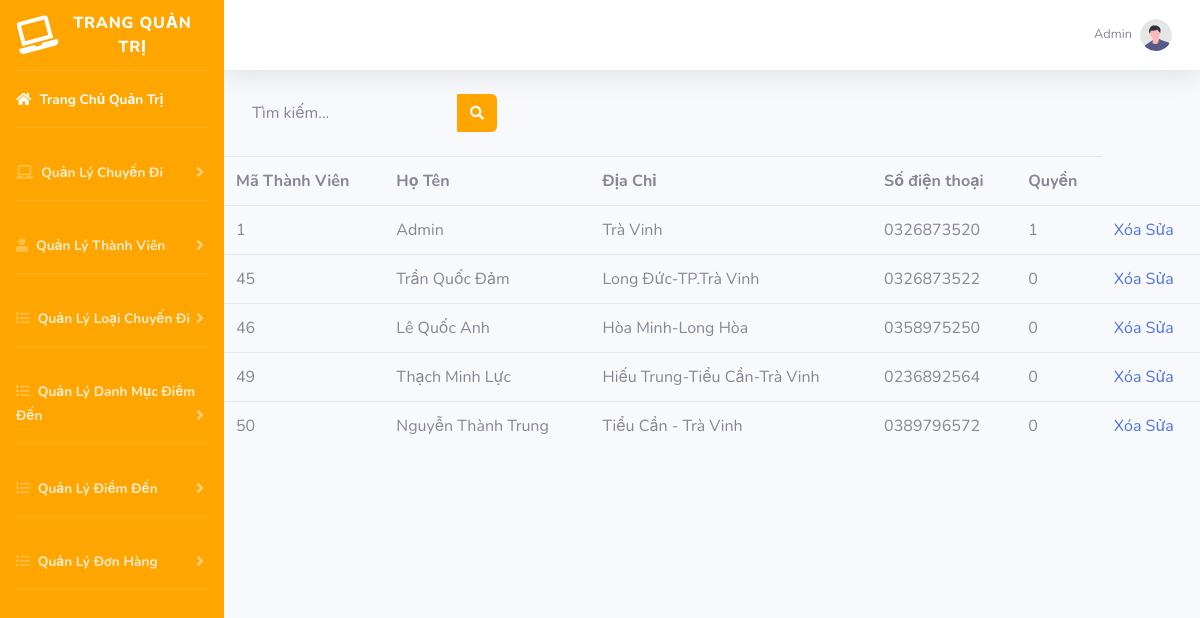
Page /admin/danhsachthanhvien.php (signed in) on the committed database.
### tables this page shows
CREATE TABLE `nguoidung` (
  `mand` int(10) NOT NULL,
  `username` varchar(50) NOT NULL,
  `password` varchar(30) NOT NULL,
  `name` varchar(80) NOT NULL,
  `diachi` varchar(250) NOT NULL,
  `phone` char(10) NOT NULL,
  `quyen` int(1) NOT NULL
);

### admin/danhsachthanhvien.php (the view, shortened to what this page needs)
<?php include_once 'inc/header.php'?>
<body id="pa">
    <div id="wrapper">
        <?php include_once 'inc/sidebar.php' ?>
                 <form
            class="d-none d-sm-inline-block form-inline mr-auto ml-md-3 my-2 my-md-0 mw-100 navbar-search" action="timkiemthanhvien.php" method="POST">
                <div class="input-group">
                    <input type="text" class="form-control bg-light border-0 small" name="noidung" placeholder="Tìm kiếm..."
                         aria-label="Search" aria-describedby="basic-addon2">
                     <div class="input-group-append">
                             <button class="btn btn-primary" type="submit" name="timkiemthanhvien" value="Tìm kiếm">
                                    <i class="fas fa-search fa-sm"></i>
                                </button>
                            </div>
                        </div>
                    </form>
            <br> <br>
                 <table  class="table table-hover">
                    <tr >
                        <th> Mã Thành Viên  </th>
                        <th> Họ Tên  </th>
                        <th> Địa Chỉ  </th>
                        <th> Số điện thoại  </th>
                        <th> Quyền </th>
                    </tr>
                            <?php
                                include 'connect.php';
                                $sql = "select * from nguoidung";
                                $result = $conn-> query($sql);
                                if($result->num_rows>0)
                                {
                                    while ($row=$result->fetch_assoc())
                                        {
                                            echo"<tr>";
                                            echo"<td>".$row["mand"]."</td>";
                                            echo"<td>".$row["name"]."</td>";
                                            echo"<td>".$row["diachi"]."</td>";
                                            echo"<td>".$row["phone"]."</td>";
                                            echo"<td>".$row["quyen"]."</td>";
                                            echo"<td>";
                                            ?>
                                            <a onclick="return confirm('Bạn có thật sự muốn xóa thành viên này?')" href="xulyxoathanhvien.php?mand=<?php echo $row["mand"];?>">Xóa</a>
                                            <a href="suanguoidung.php?mand=<?php echo $row['mand']; ?>">Sửa</a>
                                            <?php
                                            echo"</td>";
                                            echo"</tr>";
                                        }
                                }
                                else
                                echo" 0 result ";
                            ?>
                        </table>
                    </div>
                </div>
            </div>
    <?php include_once 'inc/footer.php' ?>

### rows in the picture
nguoidung: mand "1", name "Admin", diachi "Trà Vinh", phone "0326873520", quyen "1"
nguoidung: mand "45", name "Trần Quốc Đảm", diachi "Long Đức-TP.Trà Vinh", phone "0326873522", quyen "0"
nguoidung: mand "46", name "Lê Quốc Anh", diachi "Hòa Minh-Long Hòa", phone "0358975250", quyen "0"
nguoidung: mand "49", name "Thạch Minh Lực", diachi "Hiếu Trung-Tiểu Cần-Trà Vinh", phone "0236892564", quyen "0"
nguoidung: mand "50", name "Nguyễn Thành Trung", diachi "Tiểu Cần - Trà Vinh", phone "0389796572", quyen "0"

### other values in the picture
$user['name'] "Admin"
